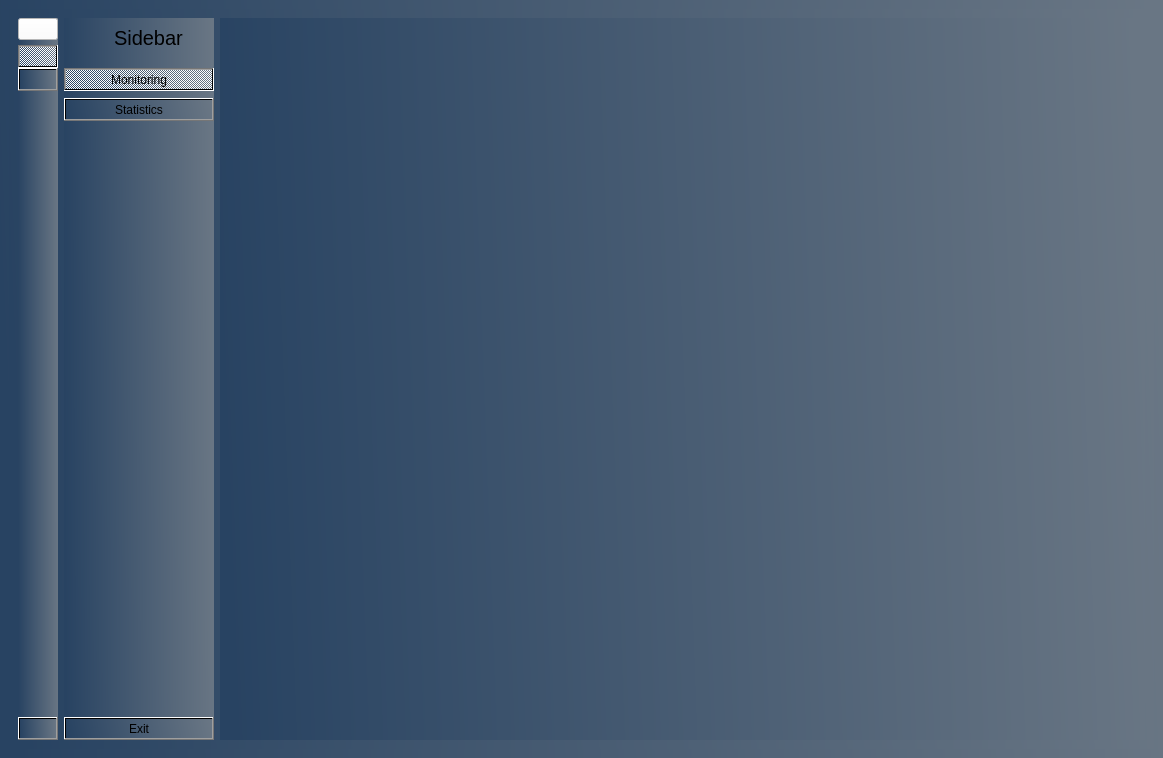
<?xml version="1.0" encoding="UTF-8"?>
<ui version="4.0">
 <class>MainWindow</class>
 <widget class="QMainWindow" name="MainWindow">
  <property name="geometry">
   <rect>
    <x>0</x>
    <y>0</y>
    <width>1163</width>
    <height>758</height>
   </rect>
  </property>
  <property name="font">
   <font>
    <pointsize>8</pointsize>
   </font>
  </property>
  <property name="windowTitle">
   <string>MainWindow</string>
  </property>
  <property name="styleSheet">
   <string notr="true">background-color: qlineargradient(spread:pad, x1:0, y1:0.505682, x2:1, y2:0.477, stop:0 rgba(40, 67, 98, 255), stop:1 rgba(105, 118, 132, 255));</string>
  </property>
  <widget class="QWidget" name="centralwidget">
   <layout class="QGridLayout" name="gridLayout_2">
    <item row="0" column="1">
     <widget class="QStackedWidget" name="stackedWidget">
      <property name="currentIndex">
       <number>0</number>
      </property>
      <widget class="QWidget" name="page_3">
       <layout class="QHBoxLayout" name="horizontalLayout_3">
        <item>
         <widget class="QWidget" name="icon_only" native="true">
          <layout class="QVBoxLayout" name="verticalLayout_3">
           <property name="spacing">
            <number>5</number>
           </property>
           <property name="leftMargin">
            <number>0</number>
           </property>
           <property name="topMargin">
            <number>0</number>
           </property>
           <property name="rightMargin">
            <number>0</number>
           </property>
           <property name="bottomMargin">
            <number>0</number>
           </property>
           <item>
            <layout class="QHBoxLayout" name="horizontalLayout_2"/>
           </item>
           <item>
            <widget class="QPushButton" name="pushButton_9">
             <property name="styleSheet">
              <string notr="true">background-color:white</string>
             </property>
             <property name="text">
              <string/>
             </property>
             <property name="icon">
              <iconset>
               <normaloff>../Posture-Correction-Monitor/Images/sidebar.png</normaloff>../Posture-Correction-Monitor/Images/sidebar.png</iconset>
             </property>
             <property name="iconSize">
              <size>
               <width>35</width>
               <height>35</height>
              </size>
             </property>
             <property name="checkable">
              <bool>true</bool>
             </property>
             <property name="checked">
              <bool>false</bool>
             </property>
             <property name="autoExclusive">
              <bool>false</bool>
             </property>
            </widget>
           </item>
           <item>
            <layout class="QVBoxLayout" name="verticalLayout">
             <property name="spacing">
              <number>0</number>
             </property>
             <item>
              <widget class="QPushButton" name="Monitor2">
               <property name="enabled">
                <bool>true</bool>
               </property>
               <property name="text">
                <string/>
               </property>
               <property name="icon">
                <iconset>
                 <normaloff>../Posture-Correction-Monitor/Images/monitor.png</normaloff>../Posture-Correction-Monitor/Images/monitor.png</iconset>
               </property>
               <property name="iconSize">
                <size>
                 <width>20</width>
                 <height>20</height>
                </size>
               </property>
               <property name="checkable">
                <bool>true</bool>
               </property>
               <property name="checked">
                <bool>true</bool>
               </property>
               <property name="autoExclusive">
                <bool>true</bool>
               </property>
              </widget>
             </item>
             <item>
              <widget class="QPushButton" name="Statistics2">
               <property name="text">
                <string/>
               </property>
               <property name="icon">
                <iconset>
                 <normaloff>../Posture-Correction-Monitor/Images/statistics.png</normaloff>../Posture-Correction-Monitor/Images/statistics.png</iconset>
               </property>
               <property name="iconSize">
                <size>
                 <width>20</width>
                 <height>20</height>
                </size>
               </property>
               <property name="checkable">
                <bool>true</bool>
               </property>
               <property name="autoExclusive">
                <bool>true</bool>
               </property>
              </widget>
             </item>
            </layout>
           </item>
           <item>
            <spacer name="verticalSpacer">
             <property name="orientation">
              <enum>Qt::Vertical</enum>
             </property>
             <property name="sizeHint" stdset="0">
              <size>
               <width>20</width>
               <height>523</height>
              </size>
             </property>
            </spacer>
           </item>
           <item>
            <widget class="QPushButton" name="exit2">
             <property name="text">
              <string/>
             </property>
             <property name="icon">
              <iconset>
               <normaloff>../Posture-Correction-Monitor/Images/exit.png</normaloff>../Posture-Correction-Monitor/Images/exit.png</iconset>
             </property>
             <property name="iconSize">
              <size>
               <width>20</width>
               <height>20</height>
              </size>
             </property>
            </widget>
           </item>
          </layout>
         </widget>
        </item>
        <item>
         <widget class="QWidget" name="full_menu" native="true">
          <property name="enabled">
           <bool>true</bool>
          </property>
          <property name="maximumSize">
           <size>
            <width>150</width>
            <height>16777215</height>
           </size>
          </property>
          <layout class="QVBoxLayout" name="verticalLayout_4" stretch="0,0,0,0">
           <property name="spacing">
            <number>10</number>
           </property>
           <property name="sizeConstraint">
            <enum>QLayout::SetNoConstraint</enum>
           </property>
           <property name="leftMargin">
            <number>0</number>
           </property>
           <property name="topMargin">
            <number>0</number>
           </property>
           <property name="rightMargin">
            <number>0</number>
           </property>
           <property name="bottomMargin">
            <number>0</number>
           </property>
           <item>
            <layout class="QHBoxLayout" name="horizontalLayout" stretch="100,0">
             <property name="sizeConstraint">
              <enum>QLayout::SetNoConstraint</enum>
             </property>
             <item>
              <widget class="QLabel" name="label">
               <property name="minimumSize">
                <size>
                 <width>40</width>
                 <height>40</height>
                </size>
               </property>
               <property name="maximumSize">
                <size>
                 <width>40</width>
                 <height>40</height>
                </size>
               </property>
               <property name="styleSheet">
                <string notr="true">background-color: rgba(0,0,0,0)</string>
               </property>
               <property name="frameShape">
                <enum>QFrame::NoFrame</enum>
               </property>
               <property name="text">
                <string/>
               </property>
               <property name="pixmap">
                <pixmap>../Posture-Correction-Monitor/icon.png</pixmap>
               </property>
               <property name="scaledContents">
                <bool>true</bool>
               </property>
              </widget>
             </item>
             <item>
              <widget class="QLabel" name="label_3">
               <property name="sizePolicy">
                <sizepolicy hsizetype="Expanding" vsizetype="Expanding">
                 <horstretch>100</horstretch>
                 <verstretch>0</verstretch>
                </sizepolicy>
               </property>
               <property name="minimumSize">
                <size>
                 <width>71</width>
                 <height>31</height>
                </size>
               </property>
               <property name="maximumSize">
                <size>
                 <width>100</width>
                 <height>31</height>
                </size>
               </property>
               <property name="font">
                <font>
                 <family>Segoe UI</family>
                 <pointsize>15</pointsize>
                </font>
               </property>
               <property name="styleSheet">
                <string notr="true">background-color: rgba(0,0,0,0)</string>
               </property>
               <property name="text">
                <string>Sidebar</string>
               </property>
              </widget>
             </item>
            </layout>
           </item>
           <item>
            <layout class="QVBoxLayout" name="verticalLayout_2">
             <property name="spacing">
              <number>7</number>
             </property>
             <item>
              <widget class="QPushButton" name="Monitor">
               <property name="text">
                <string>Monitoring</string>
               </property>
               <property name="icon">
                <iconset>
                 <normaloff>../Posture-Correction-Monitor/Images/monitor.png</normaloff>../Posture-Correction-Monitor/Images/monitor.png</iconset>
               </property>
               <property name="iconSize">
                <size>
                 <width>14</width>
                 <height>14</height>
                </size>
               </property>
               <property name="checkable">
                <bool>true</bool>
               </property>
               <property name="checked">
                <bool>true</bool>
               </property>
               <property name="autoExclusive">
                <bool>true</bool>
               </property>
              </widget>
             </item>
             <item>
              <widget class="QPushButton" name="Statistics">
               <property name="text">
                <string>Statistics</string>
               </property>
               <property name="icon">
                <iconset>
                 <normaloff>../Posture-Correction-Monitor/Images/statistics.png</normaloff>../Posture-Correction-Monitor/Images/statistics.png</iconset>
               </property>
               <property name="iconSize">
                <size>
                 <width>14</width>
                 <height>14</height>
                </size>
               </property>
               <property name="checkable">
                <bool>true</bool>
               </property>
               <property name="autoExclusive">
                <bool>true</bool>
               </property>
              </widget>
             </item>
            </layout>
           </item>
           <item>
            <spacer name="verticalSpacer_2">
             <property name="orientation">
              <enum>Qt::Vertical</enum>
             </property>
             <property name="sizeType">
              <enum>QSizePolicy::Expanding</enum>
             </property>
             <property name="sizeHint" stdset="0">
              <size>
               <width>20</width>
               <height>536</height>
              </size>
             </property>
            </spacer>
           </item>
           <item>
            <widget class="QPushButton" name="exit">
             <property name="text">
              <string>Exit</string>
             </property>
             <property name="icon">
              <iconset>
               <normaloff>../Posture-Correction-Monitor/Images/exit.png</normaloff>../Posture-Correction-Monitor/Images/exit.png</iconset>
             </property>
             <property name="iconSize">
              <size>
               <width>14</width>
               <height>14</height>
              </size>
             </property>
            </widget>
           </item>
          </layout>
         </widget>
        </item>
        <item>
         <widget class="QStackedWidget" name="stackedWidget_2">
          <property name="sizePolicy">
           <sizepolicy hsizetype="Expanding" vsizetype="Preferred">
            <horstretch>0</horstretch>
            <verstretch>0</verstretch>
           </sizepolicy>
          </property>
          <widget class="QWidget" name="page_5"/>
          <widget class="QWidget" name="page_6"/>
         </widget>
        </item>
       </layout>
      </widget>
      <widget class="QWidget" name="page_4"/>
     </widget>
    </item>
   </layout>
  </widget>
 </widget>
 <resources>
  <include location="../Signal-Equalizer/resource.qrc"/>
 </resources>
 <connections/>
</ui>
